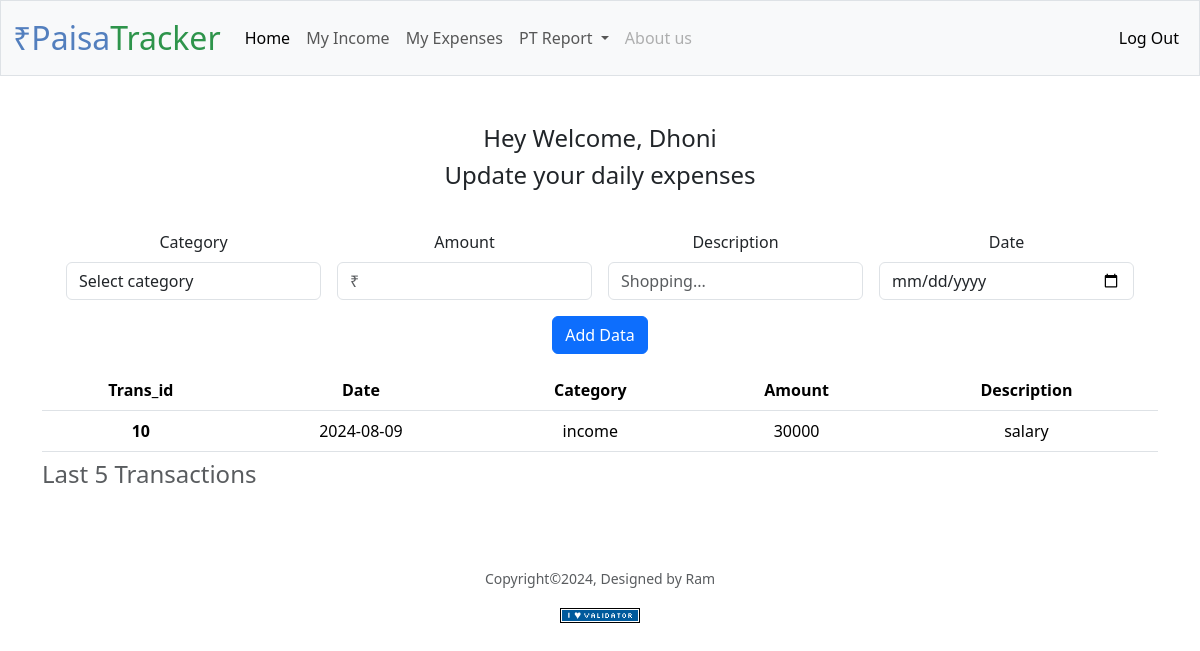
Screenshot of /home (signed in) with the database file from the repository.
### tables this page shows
CREATE TABLE expenses (
    expense_id INTEGER PRIMARY KEY ,
    user_id INT,
    amount DECIMAL(10,2),
    category VARCHAR(50),
    description TEXT,
    date DATE,
    FOREIGN KEY (user_id) REFERENCES users(id)
);

### app.py (the view, shortened to what this page needs)
@app.route("/home", methods=["GET", "POST"])
@login_required
def home():
    expenses_table = db.execute("SELECT * FROM expenses WHERE user_id=? ORDER BY expense_id DESC LIMIT 5", session["user_id"])
    return render_template("home.html", user_name=session["user_name"], expenses_table=expenses_table)

### app.py (called while the page is built)
@app.after_request
def after_request(response):
    response.headers["Cache-Control"] = "no-cache, no-store, must-revalidate"
    response.headers["Expires"] = 0
    response.headers["Pragma"] = "no-cache"
    return response

### helpers.py (called while the page is built)
def login_required(f):
    @wraps(f)
    def decorated_function(*args, **kwargs):
        if session.get("user_id") is None:
            return redirect("/login")
        return f(*args, **kwargs)
    return decorated_function

### templates/home.html (shortened to what this page needs)
{% extends "layout.html" %}
{% block main %}
<h4>Hey Welcome, {{user_name}}</h4>
<body>
  <h4>Update your daily expenses</h4>
  <form action="/home" method="post" class="p-3 m-0 border-0 bd-example m-0 border-0 row g-3">
    <div class="col-md-3">
      <label for="validationDefault01" class="form-label">Category</label>
      <select name="category" class="form-control" id="validationDefault01" required fdprocessedid="zmeyw">
        <option value="" disabled selected>Select category</option>
      </select>
    </div>
    <div class="col-md-3">
      <label for="validationDefault02" class="form-label">Amount</label>
      <input type="text" name="amount" class="form-control" id="validationDefault02" value="" required fdprocessedid="c4wq9b" placeholder="₹">
    </div>
    <div class="col-md-3">
      <label for="validationDefault02" class="form-label">Description</label>
      <input type="text" name="description" class="form-control" id="validationDefault02" value="" required fdprocessedid="c4wq9b" placeholder="Shopping...">
    </div>
    <div class="col-md-3">
      <label for="validationDefault02" class="form-label">Date</label>
      <input type="date" name="date" class="form-control" id="validationDefault02" required fdprocessedid="c4wq9b">
    </div>
    <div class="col-12">
      <button class="btn btn-primary" type="submit" fdprocessedid="rkae69">Add Data</button>
    </div>
  </form>
</body>
<table class="table">
  <caption><h4>Last 5 Transactions</h4></caption>
  <thead>
    <tr>
      <th scope="col">Trans_id</th>
      <th scope="col">Date</th>
      <th scope="col">Category</th>
      <th scope="col">Amount</th>
      <th scope="col">Description</th>
    </tr>
  </thead>
  <tbody>
    {% for row in expenses_table %}
      <tr>
        <th scope="row">{{row.expense_id}}</th>
        <td>{{row.date}}</td>
        <td>{{row.category}}</td>
        <td>{{row.amount}}</td>
        <td>{{row.description}}</td>
      </tr>
    {% endfor %}
  </tbody>
</table>
{% endblock %}

### rows the page displays
expenses: expense_id "10", date "2024-08-09", category "income", amount "30000", description "salary"

### other values shown
{{ user_name }} "Dhoni"
